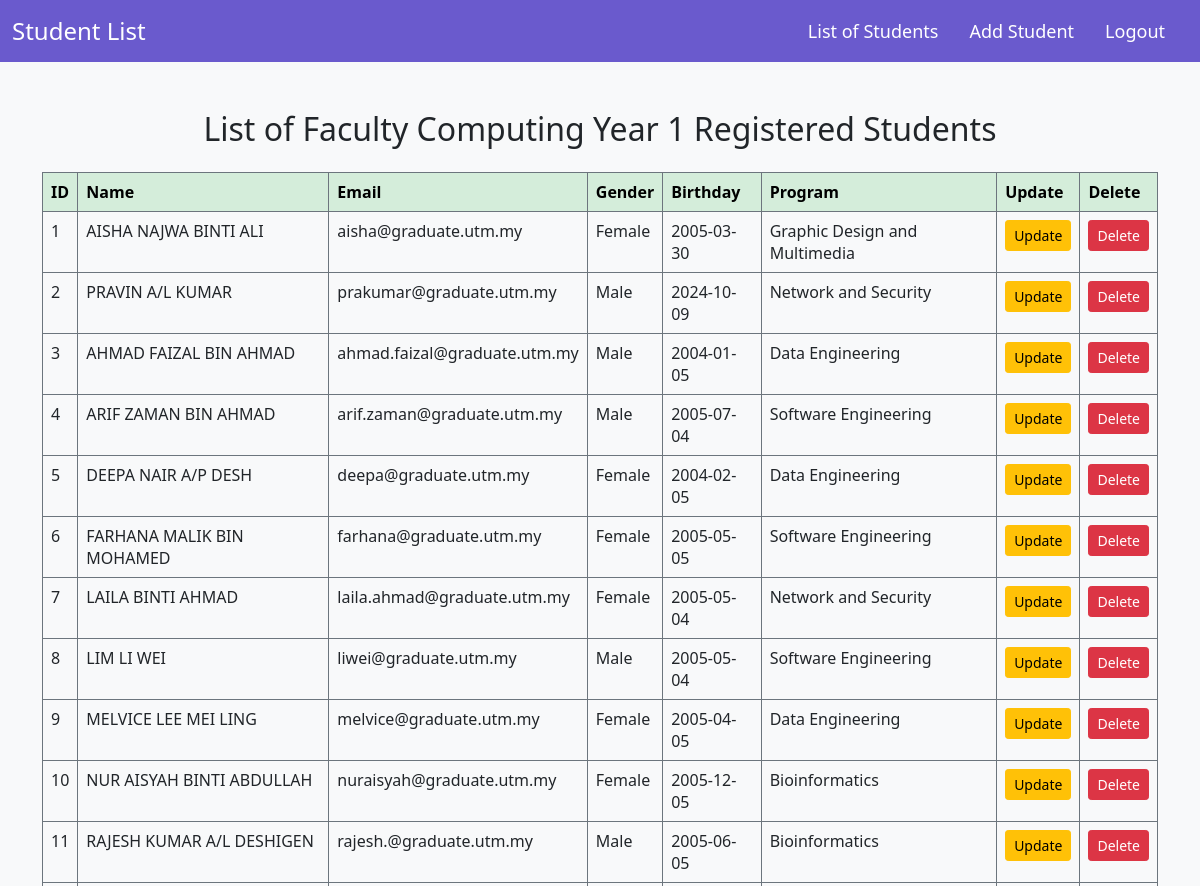
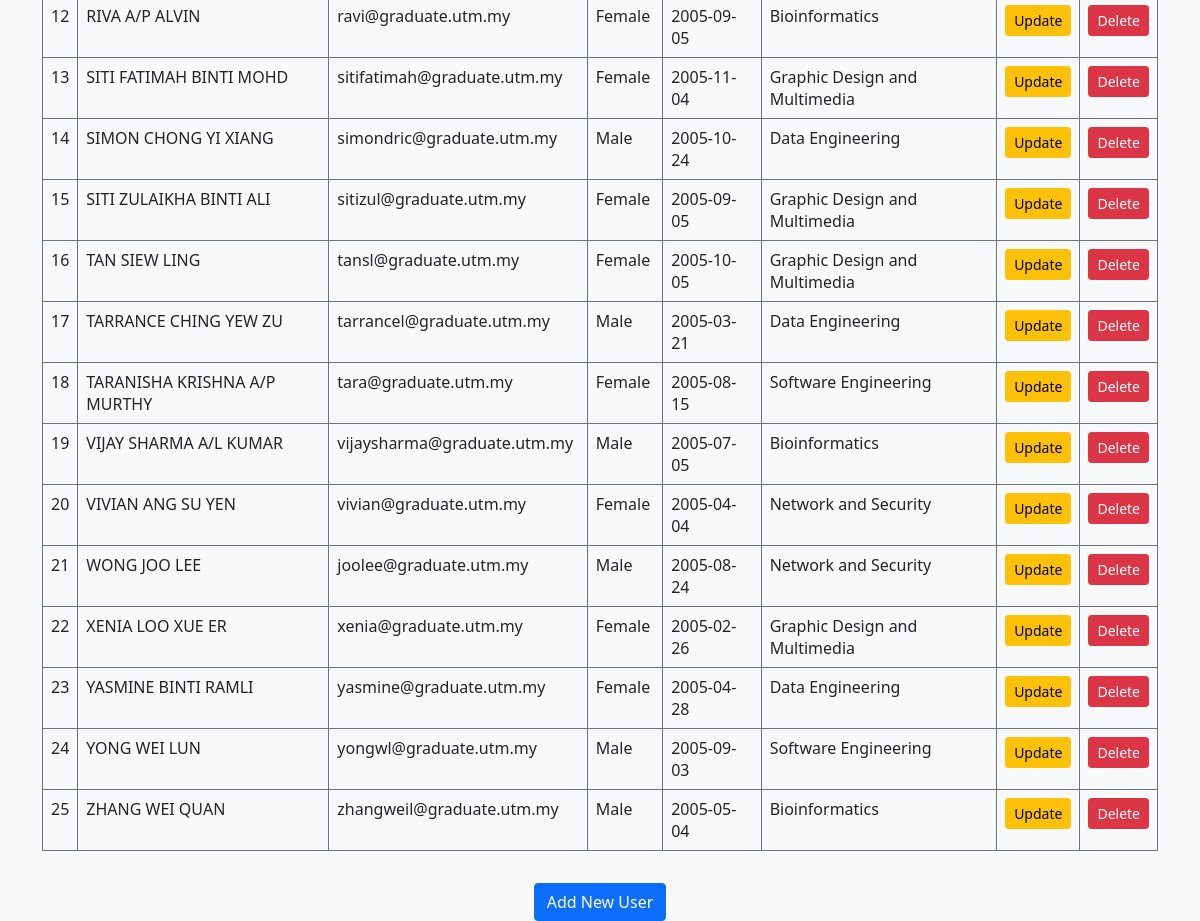
Page /view.php (signed in) on the committed database (2 pictures, top to bottom).
### tables this page shows
CREATE TABLE `users` (
  `id` int(6) UNSIGNED NOT NULL,
  `name` varchar(30) NOT NULL,
  `email` varchar(50) NOT NULL,
  `gender` enum('Male','Female') NOT NULL,
  `birthday` date DEFAULT NULL,
  `program` varchar(50) NOT NULL
);

### view.php (the view, shortened to what this page needs)
<html lang="en">
<head>
    <link href="https://cdn.jsdelivr.net/npm/bootstrap@5.0.1/dist/css/bootstrap.min.css" rel="stylesheet">
</head>
<body class="bg-light">
</head>
<body class="bg-light">
    <nav class="navbar navbar-expand-lg navbar-custom">
        <div class="container-fluid">
            <a class="navbar-brand" href="#">Student List</a>
            <div class="collapse navbar-collapse" id="navbarNav">
                <ul class="navbar-nav ms-auto">
                    <li class="nav-item">
                        <a class="nav-link active" href="view.php">List of Students</a>
                    </li>
                    <li class="nav-item">
                        <a class="nav-link" href="addStudent.php">Add Student</a>
                    </li>
                    <li class="nav-item">
                        <a class="nav-link" href="logout.php">Logout</a>
                    </li>
                </ul>
            </div>
        </div>
    </nav>
    <div class="container mt-5">
        <h2 class="text-center mb-4">List of Faculty Computing Year 1 Registered Students</h2>
        <div class="table-responsive">
            <table class="table table-bordered table-hover" style="border-color: #6c757d;">
                <thead style="background-color: #d4edda;">
                    <tr>
                        <th style="color: black;">ID</th>
                        <th style="color: black;">Name</th>
                        <th style="color: black;">Email</th>
                        <th style="color: black;">Gender</th>
                        <th style="color: black;">Birthday</th>
                        <th style="color: black;">Program</th>
                        <th style="color: black;">Update</th>
                        <th style="color: black;">Delete</th>
                    </tr>
                </thead>
                <tbody>
                    <?php
                    include "db.php";
                    $sql = "SELECT * FROM users";
                    $stmt = mysqli_prepare($conn, $sql);
                    mysqli_stmt_execute($stmt);
                    $result = mysqli_stmt_get_result($stmt);
                    if (mysqli_num_rows($result) > 0) {
                        while ($row = mysqli_fetch_assoc($result)) {
                            echo "<tr>";
                            echo "<td>" . htmlspecialchars($row['id']) . "</td>";
                            echo "<td>" . htmlspecialchars($row['name']) . "</td>";
                            echo "<td>" . htmlspecialchars($row['email']) . "</td>";
                            echo "<td>" . htmlspecialchars($row['gender']) . "</td>";
                            echo "<td>" . htmlspecialchars($row['birthday']) . "</td>";
                            echo "<td>" . htmlspecialchars($row['program']) . "</td>";
                            echo "<td> <a href='update.php?id=" . htmlspecialchars($row['id']) . "' class='btn btn-warning btn-sm'>Update</a> </td>";
                            echo "<td> <a href='delete.php?id=" . htmlspecialchars($row['id']) . "' class='btn btn-danger btn-sm'>Delete</a> </td>";
                            echo "</tr>";
                        }
                    } else {
                        echo "<tr><td colspan='8' class='text-center'>No Data Found</td></tr>";
                    }
                    ?>
                </tbody>
            </table>
        </div>
        <div class="text-center mt-3">
            <a href="addStudent.php" class="btn btn-primary">Add New User</a>
        </div>
    </div>
</body>
</html>

### view.php (style rules this page uses)
.navbar-custom { background-color: slateblue; }
.navbar-custom .navbar-nav .nav-link { color: white; font-size: 18px; }
.navbar-custom .navbar-brand { color: white; font-size: 24px; }
.navbar-nav { margin-left: auto; }
.navbar-nav .nav-item { margin-right: 15px; }

### rows in the picture
users: id "1", name "AISHA NAJWA BINTI ALI", email "aisha@graduate.utm.my", gender "Female", birthday "2005-03-30", program "Graphic Design and Multimedia"
users: id "2", name "PRAVIN A/L KUMAR", email "prakumar@graduate.utm.my", gender "Male", birthday "2024-10-09", program "Network and Security"
users: id "3", name "AHMAD FAIZAL BIN AHMAD", email "ahmad.faizal@graduate.utm.my", gender "Male", birthday "2004-01-05", program "Data Engineering"
users: id "4", name "ARIF ZAMAN BIN AHMAD", email "arif.zaman@graduate.utm.my", gender "Male", birthday "2005-07-04", program "Software Engineering"
users: id "5", name "DEEPA NAIR A/P DESH", email "deepa@graduate.utm.my", gender "Female", birthday "2004-02-05", program "Data Engineering"
users: id "6", name "FARHANA MALIK BIN MOHAMED", email "farhana@graduate.utm.my", gender "Female", birthday "2005-05-05", program "Software Engineering"
users: id "7", name "LAILA BINTI AHMAD", email "laila.ahmad@graduate.utm.my", gender "Female", birthday "2005-05-04", program "Network and Security"
users: id "8", name "LIM LI WEI", email "liwei@graduate.utm.my", gender "Male", birthday "2005-05-04", program "Software Engineering"
users: id "9", name "MELVICE LEE MEI LING", email "melvice@graduate.utm.my", gender "Female", birthday "2005-04-05", program "Data Engineering"
users: id "10", name "NUR AISYAH BINTI ABDULLAH", email "nuraisyah@graduate.utm.my", gender "Female", birthday "2005-12-05", program "Bioinformatics"
users: id "11", name "RAJESH KUMAR A/L DESHIGEN", email "rajesh.@graduate.utm.my", gender "Male", birthday "2005-06-05", program "Bioinformatics"
users: id "12", name "RIVA A/P ALVIN", email "ravi@graduate.utm.my", gender "Female", birthday "2005-09-05", program "Bioinformatics"
users: id "13", name "SITI FATIMAH BINTI MOHD", email "sitifatimah@graduate.utm.my", gender "Female", birthday "2005-11-04", program "Graphic Design and Multimedia"
users: id "14", name "SIMON CHONG YI XIANG", email "simondric@graduate.utm.my", gender "Male", birthday "2005-10-24", program "Data Engineering"
users: id "15", name "SITI ZULAIKHA BINTI ALI", email "sitizul@graduate.utm.my", gender "Female", birthday "2005-09-05", program "Graphic Design and Multimedia"
users: id "16", name "TAN SIEW LING", email "tansl@graduate.utm.my", gender "Female", birthday "2005-10-05", program "Graphic Design and Multimedia"
users: id "17", name "TARRANCE CHING YEW ZU", email "tarrancel@graduate.utm.my", gender "Male", birthday "2005-03-21", program "Data Engineering"
users: id "18", name "TARANISHA KRISHNA A/P MURTHY", email "tara@graduate.utm.my", gender "Female", birthday "2005-08-15", program "Software Engineering"
users: id "19", name "VIJAY SHARMA A/L KUMAR", email "vijaysharma@graduate.utm.my", gender "Male", birthday "2005-07-05", program "Bioinformatics"
users: id "20", name "VIVIAN ANG SU YEN", email "vivian@graduate.utm.my", gender "Female", birthday "2005-04-04", program "Network and Security"
users: id "21", name "WONG JOO LEE", email "joolee@graduate.utm.my", gender "Male", birthday "2005-08-24", program "Network and Security"
users: id "22", name "XENIA LOO XUE ER", email "xenia@graduate.utm.my", gender "Female", birthday "2005-02-26", program "Graphic Design and Multimedia"
users: id "23", name "YASMINE BINTI RAMLI", email "yasmine@graduate.utm.my", gender "Female", birthday "2005-04-28", program "Data Engineering"
users: id "24", name "YONG WEI LUN", email "yongwl@graduate.utm.my", gender "Male", birthday "2005-09-03", program "Software Engineering"
users: id "25", name "ZHANG WEI QUAN", email "zhangweil@graduate.utm.my", gender "Male", birthday "2005-05-04", program "Bioinformatics"
